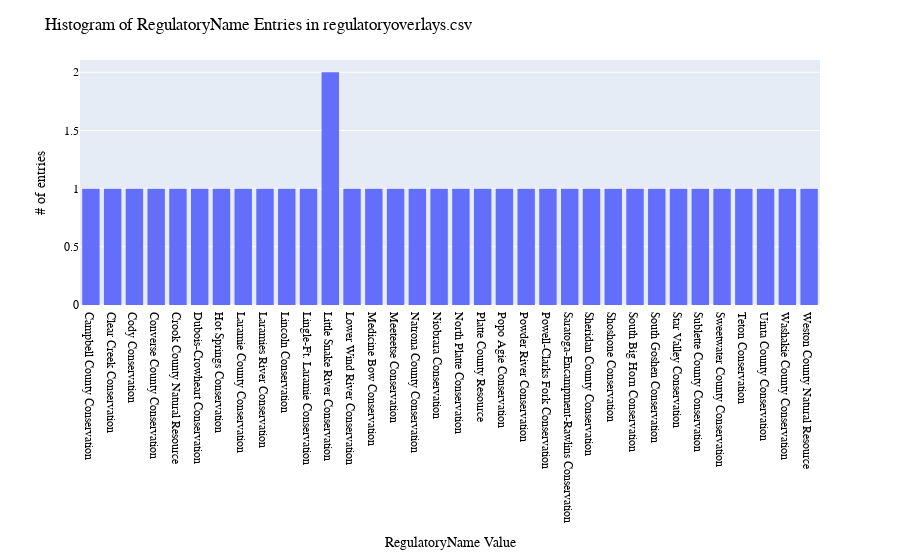

Write notebook code for a chart like this one.
### Code cell
# RegulatoryName: histogram distribution of WaDE values
print(dfro.RegulatoryName.value_counts())

fig = px.histogram(dfro, x="RegulatoryName")
fig.update_layout(bargap=0.2,
                  title="Histogram of RegulatoryName Entries in regulatoryoverlays.csv",
                  xaxis_title="RegulatoryName Value",
                  yaxis_title="# of entries",
                    font=dict(
                        family="Arial Bold",
                        size=12,
                        color="Black")
                 )
fig.show()
fig.write_image('figures/RegulatoryName.png', engine="kaleido")

### Figure 1 — Plotly figure (JSON) as saved in the notebook; plotly's stock layout.template omitted (floating-point values rounded to 4 significant figures)
{"data": [{"alignmentgroup": "True", "bingroup": "x", "hovertemplate": "RegulatoryName=%{x}<br>count=%{y}<extra></extra>", "legendgroup": "", "marker": {"color": "#636efa", "pattern": {"shape": ""}}, "name": "", "offsetgroup": "", "orientation": "v", "showlegend": false, "type": "histogram", "x": ["Campbell County Conservation", "Clear Creek Conservation", "Cody Conservation", "Converse County Conservation", "Crook County Natural Resource", "Dubois-Crowheart Conservation", "Hot Springs Conservation", "Laramie County Conservation", "Laramies River Conservation", "Lincoln Conservation", "Lingle-Ft. Laramie Conservation", "Little Snake River Conservation", "Little Snake River Conservation", "Lower Wind River Conservation", "Medicine Bow Conservation", "Meeteetse Conservation", "Natrona County Conservation", "Niobrara Conservation", "North Platte Conservation", "Platte County Resource", "Popo Agie Conservation", "Powder River Conservation", "Powell-Clarks Fork Conservation", "Saratoga-Encampment-Rawlins Conservation", "Sheridan County Conservation", "Shoshone Conservation", "South Big Horn Conservation", "South Goshen Conservation", "Star Valley Conservation", "Sublette County Conservation", "Sweetwater County Conservation", "Teton Conservation", "Uinta County Conservation", "Washakie County Conservation", "Weston County Natural Resource"], "xaxis": "x", "yaxis": "y"}], "layout": {"bargap": 0.2, "barmode": "relative", "font": {"color": "Black", "family": "Arial Bold", "size": 12}, "legend": {"tracegroupgap": 0}, "margin": {"t": 60}, "title": {"text": "Histogram of RegulatoryName Entries in regulatoryoverlays.csv"}, "xaxis": {"anchor": "y", "domain": [0, 1], "title": {"text": "RegulatoryName Value"}}, "yaxis": {"anchor": "x", "domain": [0, 1], "title": {"text": "# of entries"}}}}
